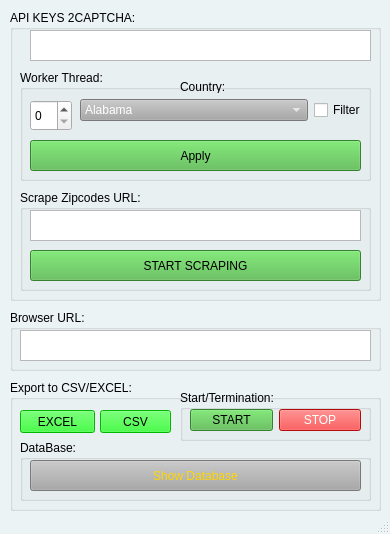
<?xml version="1.0" encoding="UTF-8"?>
<ui version="4.0">
 <class>MainWindow</class>
 <widget class="QMainWindow" name="MainWindow">
  <property name="geometry">
   <rect>
    <x>0</x>
    <y>0</y>
    <width>390</width>
    <height>534</height>
   </rect>
  </property>
  <property name="windowTitle">
   <string>MainWindow</string>
  </property>
  <property name="styleSheet">
   <string notr="true">QMainWindow{
Background-color:#ecf3f5;
}</string>
  </property>
  <widget class="QWidget" name="centralwidget">
   <widget class="QGroupBox" name="groupBox">
    <property name="geometry">
     <rect>
      <x>10</x>
      <y>10</y>
      <width>371</width>
      <height>291</height>
     </rect>
    </property>
    <property name="title">
     <string>API KEYS 2CAPTCHA:</string>
    </property>
    <widget class="QTextEdit" name="textEdit">
     <property name="geometry">
      <rect>
       <x>20</x>
       <y>20</y>
       <width>341</width>
       <height>31</height>
      </rect>
     </property>
    </widget>
    <widget class="QGroupBox" name="groupBox_2">
     <property name="geometry">
      <rect>
       <x>10</x>
       <y>60</y>
       <width>351</width>
       <height>111</height>
      </rect>
     </property>
     <property name="title">
      <string>Worker Thread:</string>
     </property>
     <widget class="QSpinBox" name="spinBox">
      <property name="geometry">
       <rect>
        <x>10</x>
        <y>30</y>
        <width>42</width>
        <height>31</height>
       </rect>
      </property>
     </widget>
     <widget class="QPushButton" name="pushButton_2">
      <property name="geometry">
       <rect>
        <x>10</x>
        <y>70</y>
        <width>331</width>
        <height>31</height>
       </rect>
      </property>
      <property name="styleSheet">
       <string notr="true">QPushButton{
Background-color: rgba(75,181,67);
}</string>
      </property>
      <property name="text">
       <string>Apply</string>
      </property>
     </widget>
     <widget class="QWidget" name="horizontalLayoutWidget">
      <property name="geometry">
       <rect>
        <x>60</x>
        <y>20</y>
        <width>461</width>
        <height>41</height>
       </rect>
      </property>
      <layout class="QHBoxLayout" name="horizontalLayout">
       <item>
        <widget class="QComboBox" name="comboBox">
         <property name="styleSheet">
          <string notr="true">QComboBox{
background-color: DarkGray;
color: white;}</string>
         </property>
         <item>
          <property name="text">
           <string>Alabama</string>
          </property>
         </item>
         <item>
          <property name="text">
           <string>Alaska</string>
          </property>
         </item>
         <item>
          <property name="text">
           <string>Arizona</string>
          </property>
         </item>
         <item>
          <property name="text">
           <string>Arkansas</string>
          </property>
         </item>
         <item>
          <property name="text">
           <string>California</string>
          </property>
         </item>
         <item>
          <property name="text">
           <string>Colorado</string>
          </property>
         </item>
         <item>
          <property name="text">
           <string>Connecticut</string>
          </property>
         </item>
         <item>
          <property name="text">
           <string>Delaware</string>
          </property>
         </item>
         <item>
          <property name="text">
           <string>District of Columbia</string>
          </property>
         </item>
         <item>
          <property name="text">
           <string>Florida</string>
          </property>
         </item>
         <item>
          <property name="text">
           <string>Georgia</string>
          </property>
         </item>
         <item>
          <property name="text">
           <string>Guam</string>
          </property>
         </item>
         <item>
          <property name="text">
           <string>Hawaii</string>
          </property>
         </item>
         <item>
          <property name="text">
           <string>Idaho</string>
          </property>
         </item>
         <item>
          <property name="text">
           <string>Illinois</string>
          </property>
         </item>
         <item>
          <property name="text">
           <string>Indiana</string>
          </property>
         </item>
         <item>
          <property name="text">
           <string>Iowa</string>
          </property>
         </item>
         <item>
          <property name="text">
           <string>Kansas</string>
          </property>
         </item>
         <item>
          <property name="text">
           <string>Kentucky</string>
          </property>
         </item>
         <item>
          <property name="text">
           <string>Louisiana</string>
          </property>
         </item>
         <item>
          <property name="text">
           <string>Maine</string>
          </property>
         </item>
         <item>
          <property name="text">
           <string>Maryland</string>
          </property>
         </item>
         <item>
          <property name="text">
           <string>Massachusetts</string>
          </property>
         </item>
         <item>
          <property name="text">
           <string>Michigan</string>
          </property>
         </item>
         <item>
          <property name="text">
           <string>Minnesota</string>
          </property>
         </item>
         <item>
          <property name="text">
           <string>Mississippi</string>
          </property>
         </item>
         <item>
          <property name="text">
           <string>Missouri</string>
          </property>
         </item>
         <item>
          <property name="text">
           <string>Montana</string>
          </property>
         </item>
         <item>
          <property name="text">
           <string>Nebraska</string>
          </property>
         </item>
         <item>
          <property name="text">
           <string>Nevada</string>
          </property>
         </item>
         <item>
          <property name="text">
           <string>New Hampshire</string>
          </property>
         </item>
         <item>
          <property name="text">
           <string>New Jersey</string>
          </property>
         </item>
         <item>
          <property name="text">
           <string>New Mexico</string>
          </property>
         </item>
         <item>
          <property name="text">
           <string>New York</string>
          </property>
         </item>
         <item>
          <property name="text">
           <string>North Carolina</string>
          </property>
         </item>
         <item>
          <property name="text">
           <string>North Dakota</string>
          </property>
         </item>
         <item>
          <property name="text">
           <string>Ohio</string>
          </property>
         </item>
         <item>
          <property name="text">
           <string>Oklahoma</string>
          </property>
         </item>
         <item>
          <property name="text">
           <string>Oregon</string>
          </property>
         </item>
         <item>
          <property name="text">
           <string>Pennsylvania</string>
          </property>
         </item>
         <item>
          <property name="text">
           <string>Puerto Rico</string>
          </property>
         </item>
         <item>
          <property name="text">
           <string>Rhode Island</string>
          </property>
         </item>
         <item>
          <property name="text">
           <string>South Carolina</string>
          </property>
         </item>
         <item>
          <property name="text">
           <string>South Dakota</string>
          </property>
         </item>
         <item>
          <property name="text">
           <string>Tennessee</string>
          </property>
         </item>
         <item>
          <property name="text">
           <string>Texas</string>
          </property>
         </item>
         <item>
          <property name="text">
           <string>US Virgin Islands</string>
          </property>
         </item>
         <item>
          <property name="text">
           <string>Utah</string>
          </property>
         </item>
         <item>
          <property name="text">
           <string>Vermont</string>
          </property>
         </item>
         <item>
          <property name="text">
           <string>Virginia</string>
          </property>
         </item>
         <item>
          <property name="text">
           <string>Washington</string>
          </property>
         </item>
         <item>
          <property name="text">
           <string>West Virginia</string>
          </property>
         </item>
         <item>
          <property name="text">
           <string>Wisconsin</string>
          </property>
         </item>
         <item>
          <property name="text">
           <string>Wyoming</string>
          </property>
         </item>
        </widget>
       </item>
       <item>
        <widget class="QCheckBox" name="checkBox">
         <property name="text">
          <string>Filter</string>
         </property>
        </widget>
       </item>
      </layout>
     </widget>
     <widget class="QLabel" name="label">
      <property name="geometry">
       <rect>
        <x>160</x>
        <y>10</y>
        <width>47</width>
        <height>13</height>
       </rect>
      </property>
      <property name="text">
       <string>Country:</string>
      </property>
     </widget>
    </widget>
    <widget class="QGroupBox" name="groupBox_5">
     <property name="geometry">
      <rect>
       <x>10</x>
       <y>180</y>
       <width>351</width>
       <height>101</height>
      </rect>
     </property>
     <property name="title">
      <string>Scrape Zipcodes URL: </string>
     </property>
     <widget class="QTextEdit" name="textEdit_3">
      <property name="geometry">
       <rect>
        <x>10</x>
        <y>20</y>
        <width>331</width>
        <height>31</height>
       </rect>
      </property>
     </widget>
     <widget class="QPushButton" name="pushButton">
      <property name="geometry">
       <rect>
        <x>10</x>
        <y>60</y>
        <width>331</width>
        <height>31</height>
       </rect>
      </property>
      <property name="styleSheet">
       <string notr="true">QPushButton{
Background-color: rgba(75,181,67);
}</string>
      </property>
      <property name="text">
       <string>START SCRAPING</string>
      </property>
     </widget>
    </widget>
   </widget>
   <widget class="QGroupBox" name="groupBox_3">
    <property name="geometry">
     <rect>
      <x>10</x>
      <y>310</y>
      <width>371</width>
      <height>61</height>
     </rect>
    </property>
    <property name="title">
     <string>Browser URL:</string>
    </property>
    <widget class="QTextEdit" name="textEdit_2">
     <property name="geometry">
      <rect>
       <x>10</x>
       <y>20</y>
       <width>351</width>
       <height>31</height>
      </rect>
     </property>
    </widget>
   </widget>
   <widget class="QGroupBox" name="groupBox_4">
    <property name="geometry">
     <rect>
      <x>10</x>
      <y>380</y>
      <width>371</width>
      <height>131</height>
     </rect>
    </property>
    <property name="title">
     <string>Export to CSV/EXCEL:</string>
    </property>
    <widget class="QPushButton" name="pushButton_5">
     <property name="geometry">
      <rect>
       <x>10</x>
       <y>30</y>
       <width>75</width>
       <height>23</height>
      </rect>
     </property>
     <property name="styleSheet">
      <string notr="true">QPushButton{
Background-color: #00FF00;
}</string>
     </property>
     <property name="text">
      <string>EXCEL</string>
     </property>
    </widget>
    <widget class="QPushButton" name="pushButton_6">
     <property name="geometry">
      <rect>
       <x>90</x>
       <y>30</y>
       <width>71</width>
       <height>23</height>
      </rect>
     </property>
     <property name="styleSheet">
      <string notr="true">QPushButton{
Background-color: #00FF00;

}</string>
     </property>
     <property name="text">
      <string>CSV</string>
     </property>
    </widget>
    <widget class="QGroupBox" name="groupBox_6">
     <property name="geometry">
      <rect>
       <x>10</x>
       <y>60</y>
       <width>351</width>
       <height>61</height>
      </rect>
     </property>
     <property name="title">
      <string>DataBase:</string>
     </property>
     <widget class="QPushButton" name="pushButton_7">
      <property name="geometry">
       <rect>
        <x>10</x>
        <y>20</y>
        <width>331</width>
        <height>31</height>
       </rect>
      </property>
      <property name="styleSheet">
       <string notr="true">QPushButton{
Background-color: DarkGray;
color: gold;}</string>
      </property>
      <property name="text">
       <string>Show Database</string>
      </property>
     </widget>
    </widget>
    <widget class="QGroupBox" name="groupBox_7">
     <property name="geometry">
      <rect>
       <x>170</x>
       <y>10</y>
       <width>191</width>
       <height>51</height>
      </rect>
     </property>
     <property name="title">
      <string>Start/Termination:</string>
     </property>
     <widget class="QWidget" name="horizontalLayoutWidget_2">
      <property name="geometry">
       <rect>
        <x>10</x>
        <y>10</y>
        <width>171</width>
        <height>41</height>
       </rect>
      </property>
      <layout class="QHBoxLayout" name="horizontalLayout_2">
       <item>
        <widget class="QPushButton" name="pushButton_3">
         <property name="styleSheet">
          <string notr="true">QPushButton{
Background-color: rgba(75,181,67);
}</string>
         </property>
         <property name="text">
          <string>START</string>
         </property>
        </widget>
       </item>
       <item>
        <widget class="QPushButton" name="pushButton_4">
         <property name="styleSheet">
          <string notr="true">QPushButton{
 Background-color: rgba(255,14,14);
color: white;
}</string>
         </property>
         <property name="text">
          <string>STOP</string>
         </property>
        </widget>
       </item>
      </layout>
     </widget>
    </widget>
   </widget>
  </widget>
  <widget class="QStatusBar" name="statusbar"/>
 </widget>
 <resources/>
 <connections/>
</ui>
